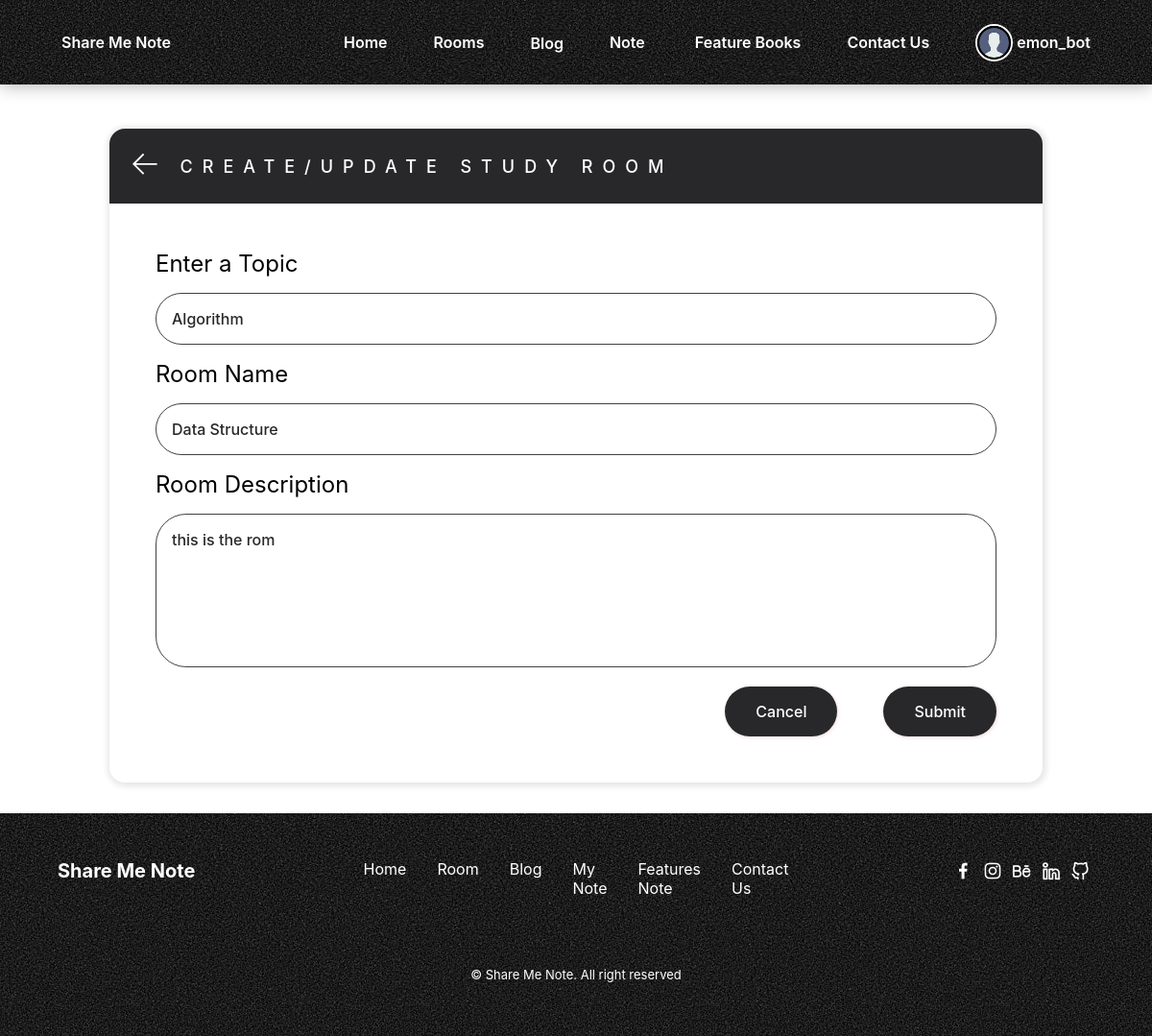
/rooms/update-room/5/ (signed in), run on the app's committed database.
### base/models.py (models this page shows, shortened)
class User(AbstractUser):
    name = models.CharField(max_length=200, null=True)
    email = models.EmailField(unique=True, null=True)
    bio = models.TextField(null=True)
    avatar = models.ImageField(null=True, default="avatar.svg")
    USERNAME_FIELD = 'email'
    REQUIRED_FIELDS = []

class Room(models.Model):
    host = models.ForeignKey(User, on_delete=models.SET_NULL, null=True)
    topic = models.ForeignKey(Topic, on_delete=models.SET_NULL, null=True)
    name = models.CharField(max_length=200)
    description = models.TextField(null=True, blank=True)
    participants = models.ManyToManyField(
        User, related_name='participants', blank=True)
    updated = models.DateTimeField(auto_now=True)
    created = models.DateTimeField(auto_now_add=True)
    class Meta:
        ordering = ['-updated', '-created']

class Topic(models.Model):
    name = models.CharField(max_length=200)

### base/views.py (the view, shortened to what this page needs)
# urls.py: path('update-room/<str:pk>/', views.updateRoom, name="update-room"),
@login_required(login_url='login')
def updateRoom(request, pk):
    room = Room.objects.get(id=pk)
    form = RoomForm(instance=room)
    topics = Topic.objects.all()
    if request.user != room.host:
        return HttpResponse('Your are not allowed here!!')
    context = {'form': form, 'topics': topics, 'room': room}
    return render(request, 'base/room_form.html', context)

### base/forms.py
class RoomForm(ModelForm):
    class Meta:
        model = Room
        fields = '__all__'
        exclude = ['host', 'participants']

### base/templates/base/room_form.html (shortened to what this page needs)
{% extends 'main.html' %} {% block content %}
<main class="create-room layout">
  <div class="container">
    <div class="layout__box" style="top: 50%">
      <div class="layout__boxHeader">
        <div class="layout__boxTitle">
          <a href="{{request.META.HTTP_REFERER}}">
            <svg
              version="1.1"
              xmlns="http://www.w3.org/2000/svg"
              width="32"
              height="32"
              viewBox="0 0 32 32"
            >
              <title>arrow-left</title>
              <path
                d="M13.723 2.286l-13.723 13.714 13.719 13.714 1.616-1.611-10.96-10.96h27.625v-2.286h-27.625l10.965-10.965-1.616-1.607z"
              ></path>
            </svg>
          </a>
          <h3>Create/Update Study Room</h3>
        </div>
      </div>
      <div class="layout__body">
        <form class="form" action="" method="POST">
          <div class="form__group">
            <label for="room_topic">Enter a Topic</label>
            <input
              required
              type="text"
              value="{{room.topic.name}}"
              name="topic"
              list="topic-list"
            />
          </div>
          <div class="form__group">
            <label for="room_name">Room Name</label>
            {{form.name}}
          </div>
          <div class="form__group">
            <label for="room_description">Room Description</label>
            {{form.description}}
          </div>
          <div class="form__action">
            <a class="btn btn--main" href="{{request.META.HTTP_REFERER}}"
              >Cancel</a
            >
            <button class="btn btn--main" type="submit">Submit</button>
          </div>
        </form>
      </div>
    </div>
  </div>
</main>
{% endblock content %}

### templates/navbar.html (shortened to what this page needs)
{% load static %}
<header class="header">
  <nav class="nav container">
    <div class="nav__data">
      <a href="{% url 'note' %}" class="nav__logo">
         Share Me Note
     </a>
    </div>
    <div class="nav__menu" id="nav-menu">
      <ul class="nav__list">
        <li><a href="{% url 'note' %}" class="nav__link">Home</a></li>
        <li><a href="{% url 'rooms' %}" class="nav__link">Rooms</a></li>
        <li class="dropdown__item">
          <div class="nav__link">
           <a > Blog </a>
          </div>
        </li>
        <li class="dropdown__item">
          <div class="nav__link">
            Note
          </div>
        </li>
        <li><a href="{% url "products:product-list" %}" class="nav__link">Feature Books</a></li>
        <li><a href="{% url "contact" %}" class="nav__link">Contact Us</a></li>
        {% if request.user.is_authenticated %}
        <li class="dropdown__item">
          <div class="nav__link">
            <div
              style="border-radius: 50%; border: 2px solid white"
              class="avatar avatar--medium active"
            >
              <img style="width:35px; height: 35px;" src="{{request.user.avatar.url}}" />
            </div>
            <a
              class="nav__link"
              style="color: white"
              href="{% url 'update-user' %}"
            >
              {{request.user.username}}
            </a>
          </div>
          {% endif %}
        </li>
      </ul>
    </div>
  </nav>
</header>

### data on the page
User: user.avatar (placeholder picture), user.username "emon_bot"
Room: topic "Algorithm", name "Data Structure", description "this is the rom"
